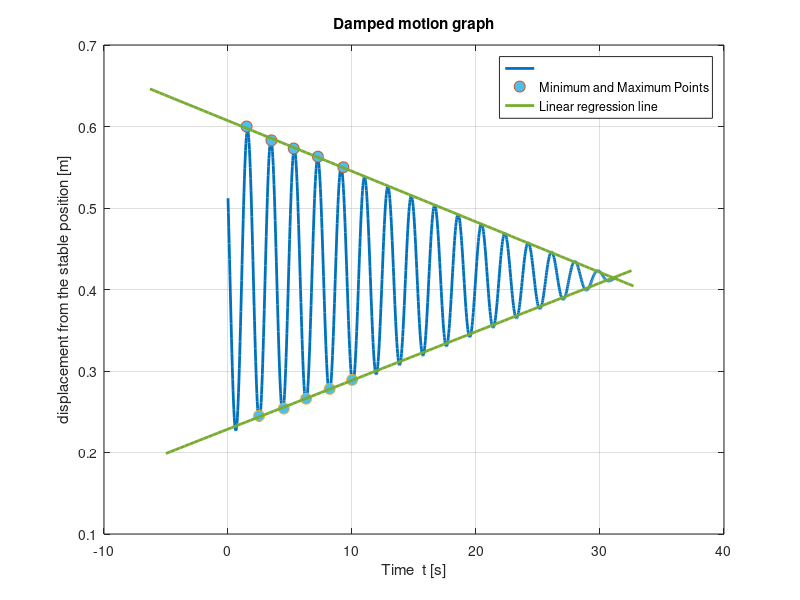

This figure's MATLAB source:
% Time
t = linspace(0, 10*pi, 1000); %time from 0 to 10pi

%dumped sine
A=0.168;
B=0.0445;
w=3.33;
phi=-3.68;
C=0.424;
Damped_sine = A * exp((-B*t)).* sin(w*t + phi)+C;
Linear_sine = (A/40)*(45.5-(1.45)*t).*sin(w*t+phi)+C-0.01;

plot(t,Linear_sine,'LineWidth',2);
hold on

decSUP = A*exp((-B*t))+C;
hold on
decINF = -A*exp((-B*t))+C;
hold on

y = [0.6,0.583,0.573,0.563,0.55];
x = [1.5,3.5,5.3,7.25,9.3];

y1 = [0.245,0.254,0.266,0.278,0.289];
x1 = [2.5,4.5,6.3,8.2,10.01];

%sup line linear regression
coefficients = polyfit(x, y, 1); 

m = coefficients(1); 
q = coefficients(2);

disp(["Angular coefficient of sup. line: ", m, "q sup. line: ", q]);

x_min = min(x) - 1 * (max(x) - min(x)); % Extendending of 0.1 over the maximum
x_max = max(x) + 3 * (max(x) - min(x)); 

x_fit = linspace(x_min, x_max, 100);

y_fit = m * x_fit + q;

% Plot
plot(x, y, 'o', 'MarkerSize', 8, 'MarkerFaceColor', "#4DBEEE"); % Experimental datas

plot(x_fit, y_fit, 'r-', 'LineWidth', 2, 'Color', "#77AC30"); % line


legend('','Punti di Massimo','Rette di Regressione','Location', 'northeast');

%Inf. line linear regression
coefficients = polyfit(x1, y1, 1);

m = coefficients(1); 
q = coefficients(2); 

disp(["Angular coefficient of inf. line: ", m, "q inf. line: ", q]);

x1_min = min(x1) - 1 * (max(x1) - min(x1));
x1_max = max(x1) + 3 * (max(x1) - min(x1)); 

x_fit = linspace(x1_min, x1_max, 100);

y_fit = m * x_fit + q;

plot(x1, y1, 'o', 'MarkerSize', 8, 'MarkerFaceColor', "#4DBEEE"); %Experimental datas
hold on;
plot(x_fit, y_fit, 'r-', 'LineWidth', 2, 'Color', "#77AC30"); %regression line
hold off;


legend('','Minimum and Maximum Points','Linear regression line','Location', 'northeast');

xlabel('Time  t [s]');
ylabel('displacement from the stable position [m]');
title('Damped motion graph');
grid on;


